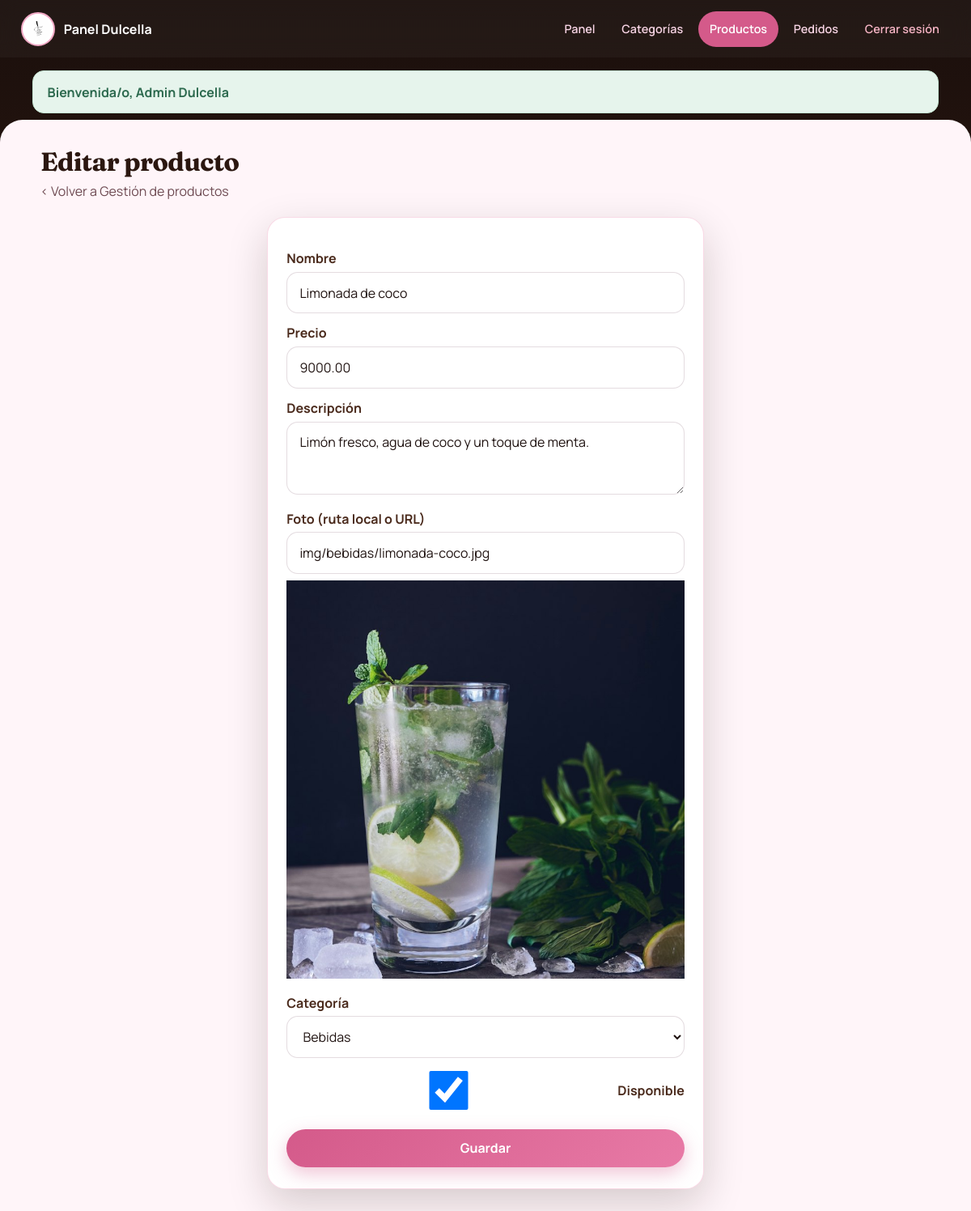
The app's page /admin/producto_form.php?id=19 (signed in) with its own data.
### tables this page shows
CREATE TABLE producto (
  id_producto INT UNSIGNED AUTO_INCREMENT PRIMARY KEY,
  nombre VARCHAR(150) NOT NULL,
  precio DECIMAL(10,2) NOT NULL,
  descripcion TEXT NULL,
  disponible TINYINT(1) NOT NULL DEFAULT 1,
  foto_url VARCHAR(255) NULL,
  id_categoria INT UNSIGNED NOT NULL,
  FOREIGN KEY (id_categoria) REFERENCES categoria(id_categoria)
);

CREATE TABLE categoria (
  id_categoria INT UNSIGNED AUTO_INCREMENT PRIMARY KEY,
  nombre VARCHAR(100) NOT NULL UNIQUE
);

### includes/funciones.php (called while the page is built, shortened)
<?php
function e(string $texto): string
{
    return htmlspecialchars($texto, ENT_QUOTES, 'UTF-8');
}
function urlFoto(?string $foto, string $prefijo = ''): string
{
    $foto = trim($foto);
    return $prefijo . ltrim($foto, '/');
}

### admin/producto_form.php (the view, shortened to what this page needs)
<?php
require_once __DIR__ . '/../includes/conexion.php';
require_once __DIR__ . '/../includes/funciones.php';
$id = (int) ($_GET['id'] ?? $_POST['id_producto'] ?? 0);
$tituloPagina = $id ? 'Editar producto' : 'Nuevo producto';
$producto = [
    'nombre' => '',
    'precio' => '',
    'descripcion' => '',
    'disponible' => 1,
    'foto_url' => '',
    'id_categoria' => 0,
];
if ($id > 0 && $_SERVER['REQUEST_METHOD'] !== 'POST') {
    $st = $mysqli->prepare('SELECT * FROM producto WHERE id_producto = ?');
    $st->bind_param('i', $id);
    $st->execute();
    $row = $st->get_result()->fetch_assoc();
    $producto = $row;
}
$categorias = $mysqli->query('SELECT id_categoria, nombre FROM categoria ORDER BY nombre')
    ->fetch_all(MYSQLI_ASSOC);
require __DIR__ . '/../includes/header_admin.php';
?>
<div class="page-head">
  <div>
    <h1><?= e($tituloPagina) ?></h1>
    <p><a href="productos.php">‹ Volver a Gestión de productos</a></p>
  </div>
</div>
<div class="panel-form">
  <?php if (!$categorias): ?>
    <div class="vacio">Primero crea al menos una categoría.</div>
  <?php else: ?>
    <form class="formulario" method="post">
      <label for="nombre">Nombre</label>
      <input id="nombre" name="nombre" required maxlength="150" value="<?= e((string) $producto['nombre']) ?>">
      <label for="precio">Precio</label>
      <input id="precio" name="precio" type="number" step="100" min="100" required
             value="<?= e((string) $producto['precio']) ?>">
      <label for="descripcion">Descripción</label>
      <textarea id="descripcion" name="descripcion"><?= e((string) ($producto['descripcion'] ?? '')) ?></textarea>
      <label for="foto_url">Foto (ruta local o URL)</label>
      <input id="foto_url" name="foto_url" maxlength="255" value="<?= e((string) ($producto['foto_url'] ?? '')) ?>"
             placeholder="img/chocolate/ejemplo.jpg">
      <?php if (!empty($producto['foto_url'])): ?>
        <p style="margin-top:0.5rem;"><img class="thumb" src="<?= e(urlFoto($producto['foto_url'], '../')) ?>" alt=""></p>
      <?php endif; ?>
      <label for="id_categoria">Categoría</label>
      <select id="id_categoria" name="id_categoria" required>
        <?php foreach ($categorias as $c): ?>
          <option value="<?= (int) $c['id_categoria'] ?>"
            <?= (int) $producto['id_categoria'] === (int) $c['id_categoria'] ? 'selected' : '' ?>>
            <?= e($c['nombre']) ?>
          </option>
        <?php endforeach; ?>
      </select>
      <label style="display:flex;align-items:center;gap:0.5rem;margin-top:1rem;">
        <input type="checkbox" name="disponible" value="1" <?= (int) $producto['disponible'] ? 'checked' : '' ?>>
        Disponible
      </label>
      <button class="btn btn-rosa" type="submit" style="width:100%;margin-top:1.2rem;">Guardar</button>
    </form>
  <?php endif; ?>
</div>
</main>
</body>
</html>

### css/estilos.css (style rules this page uses)
:root { --cacao: #1a0f0c; --choco: #2b1710; --choco-medio: #4a2a1c; --choco-suave: #6b3f2a; --rosa: #f0a8c4; --rosa-medio: #e87aa6; --rosa-fuerte: #d45a8a; --rosa-blush: #fce8f0; --rosa-niebla: #f7d4e4; --marfil: #fff5f9; --blanco: #ffffff; --texto: #1f1210; --muted: #6e4a52; --ok: #2d6a4f; --error: #9b1c3a; --sombra: 0 18px 50px rgba(26, 15, 12, 0.18); --sombra-suave: 0 8px 28px rgba(212, 90, 138, 0.14); --radio: 22px; --ease: cubic-bezier(0.22, 1, 0.36, 1); --pad-x: clamp(0.85rem, 3.5vw, 1.6rem); --contenedor: min(1120px, calc(100% - 2 * var(--pad-x))); --topbar-h: 4.25rem; }
* { box-sizing: border-box; margin: 0; padding: 0; }
html { scroll-behavior: smooth; -webkit-text-size-adjust: 100%; overflow-x: clip; }
body { font-family: "Manrope", system-ui, sans-serif; color: var(--texto); background: radial-gradient(ellipse 80% 50% at 0% -10%, rgba(232, 122, 166, 0.28), transparent 55%), radial-gradient(ellipse 60% 40% at 100% 0%, rgba(43, 23, 16, 0.12), transparent 50%), radial-gradient(circle at 50% 100%, rgba(240, 168, 196, 0.18), transparent 45%), linear-gradient(165deg, #2b1710 0%, #3d2218 12%, #fce8f0 12.05%, #fff5f9 55%, #f7d4e4 100%); min-height: 100vh; min-height: 100dvh; line-height: 1.5; overflow-x: clip; }
img, video { max-width: 100%; height: auto; }
h1, h2, h3, .brand-text strong, .hero-brand { font-family: "Fraunces", Georgia, serif; font-optical-sizing: auto; letter-spacing: -0.02em; }
a { color: inherit; text-decoration: none; }
.toolbar input, .toolbar select, .formulario input, .formulario select, .formulario textarea { width: 100%; padding: 0.8rem 0.95rem; border-radius: 14px; border: 1.5px solid rgba(106, 63, 82, 0.18); background: var(--blanco); font: inherit; color: var(--texto); min-height: 48px; transition: border-color 0.2s, box-shadow 0.2s; }
.formulario label { display: block; font-weight: 650; margin: 0.75rem 0 0.3rem; color: var(--choco-medio); }
.formulario textarea { min-height: 90px; resize: vertical; }
.btn { display: inline-flex; align-items: center; justify-content: center; gap: 0.35rem; padding: 0.72rem 1.25rem; border-radius: 999px; border: none; font: inherit; font-weight: 700; cursor: pointer; min-height: 44px; transition: transform 0.18s var(--ease), background 0.18s, box-shadow 0.18s; }
.btn-rosa { background: linear-gradient(135deg, var(--rosa-fuerte), var(--rosa-medio)); color: #fff; box-shadow: 0 8px 22px rgba(212, 90, 138, 0.35); }
.panel-form { max-width: 540px; margin: 0 auto; background: var(--blanco); padding: clamp(1.15rem, 4vw, 1.6rem) clamp(1rem, 3.5vw, 1.45rem); border-radius: var(--radio); box-shadow: var(--sombra); border: 1px solid rgba(232, 122, 166, 0.28); width: 100%; }
body.admin { background: linear-gradient(180deg, var(--cacao) 0%, var(--choco) 28%, var(--rosa-blush) 28.1%); }
.admin-main > .page-head, .admin-main > .metricas, .admin-main > .toolbar, .admin-main > .tabla-wrap, .admin-main > .panel-form, .admin-main > .bandeja, .admin-main > .flash, .admin-main > .vacio, .admin-main > p, .admin-main > .admin-atajos { width: min(1100px, 100%); margin-left: auto; margin-right: auto; }
.page-head { display: flex; flex-wrap: wrap; justify-content: space-between; align-items: end; gap: 1rem; margin-bottom: 1.25rem; }
.page-head h1 { font-size: clamp(1.55rem, 4vw, 2rem); color: var(--choco); }
.page-head p { color: var(--muted); }

### records on screen
producto: nombre "Limonada de coco", precio "9000.00", descripcion "Limón fresco, agua de coco y un toque de menta.", foto_url "img/bebidas/limonada-coco.jpg", foto_url (picture), id_categoria "Bebidas", disponible "☑"

### other values on screen
$flash['texto'] "Bienvenida/o, Admin Dulcella"
$tituloPagina "Editar producto"
